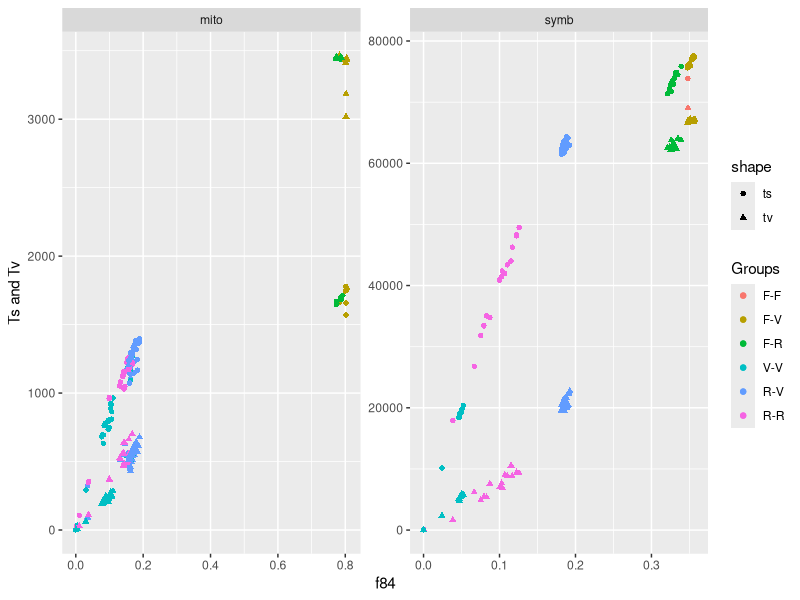
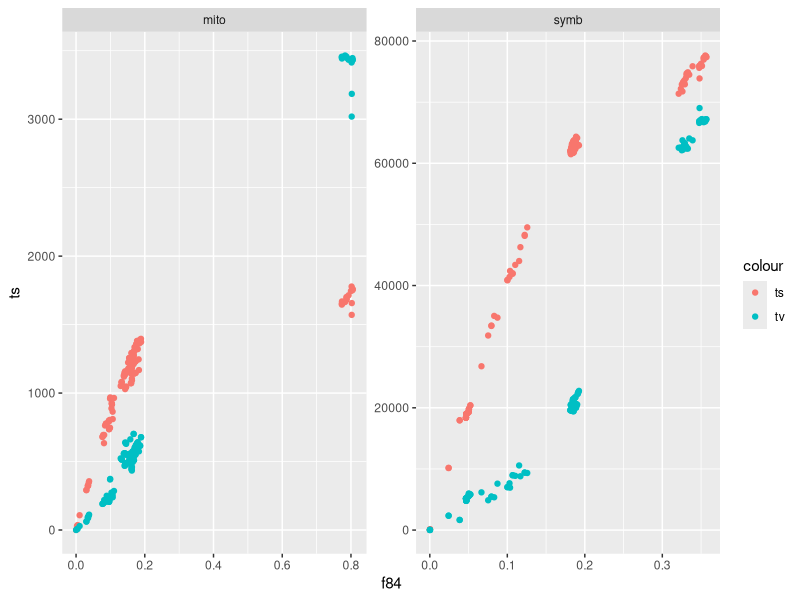
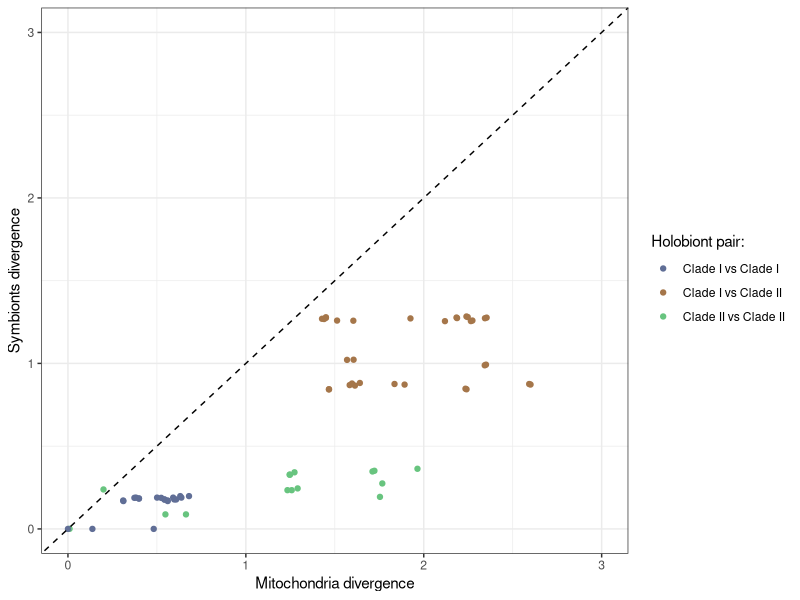
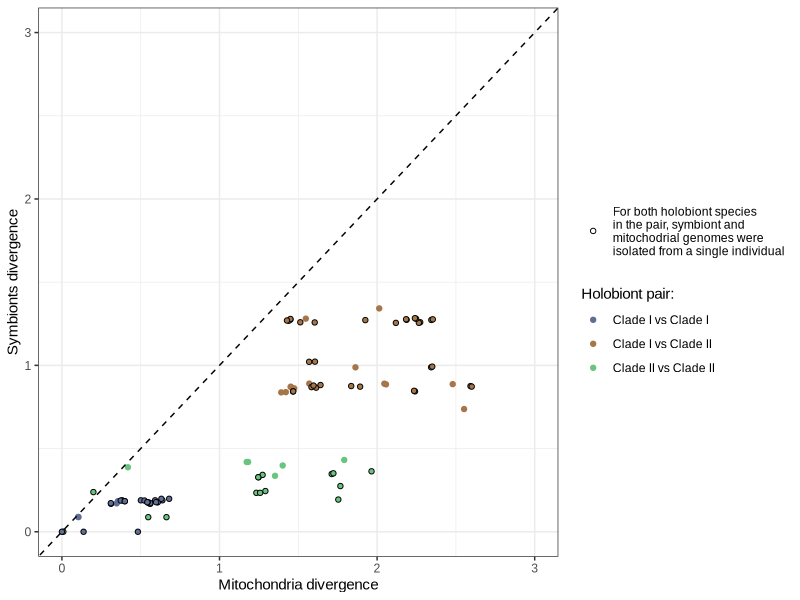
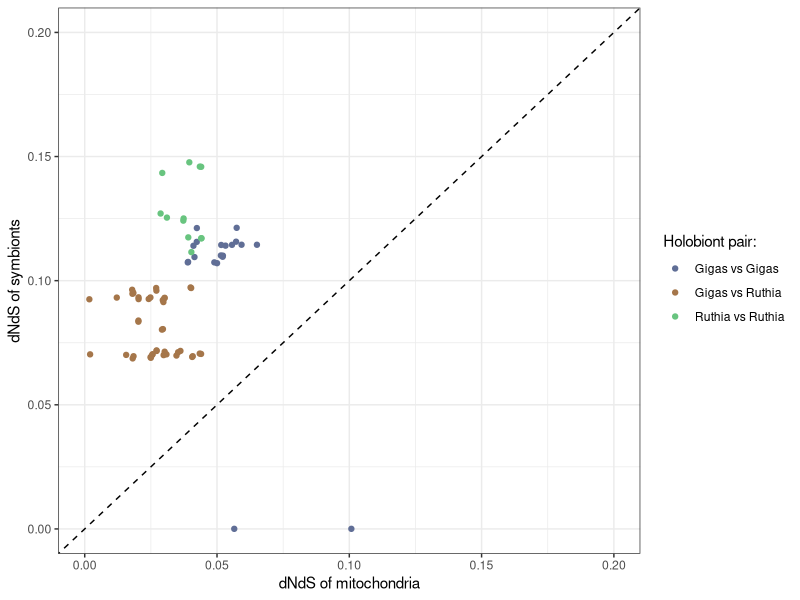
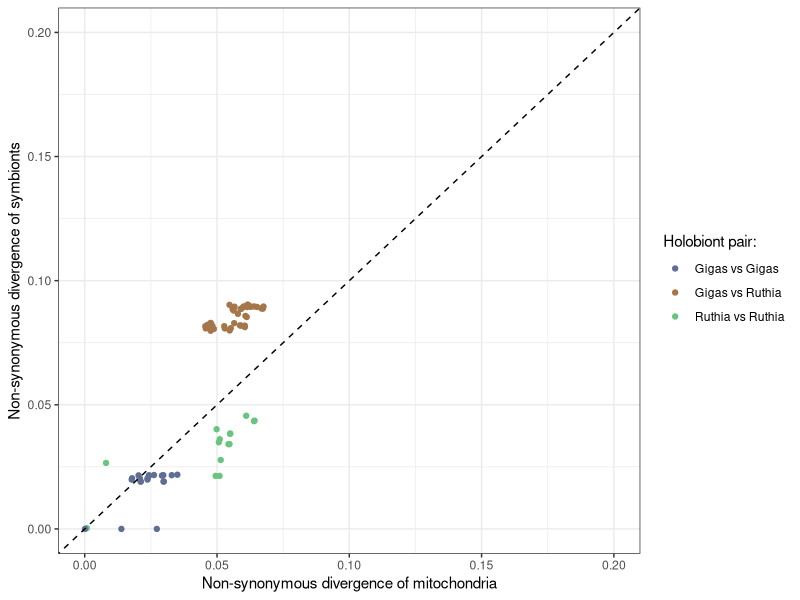
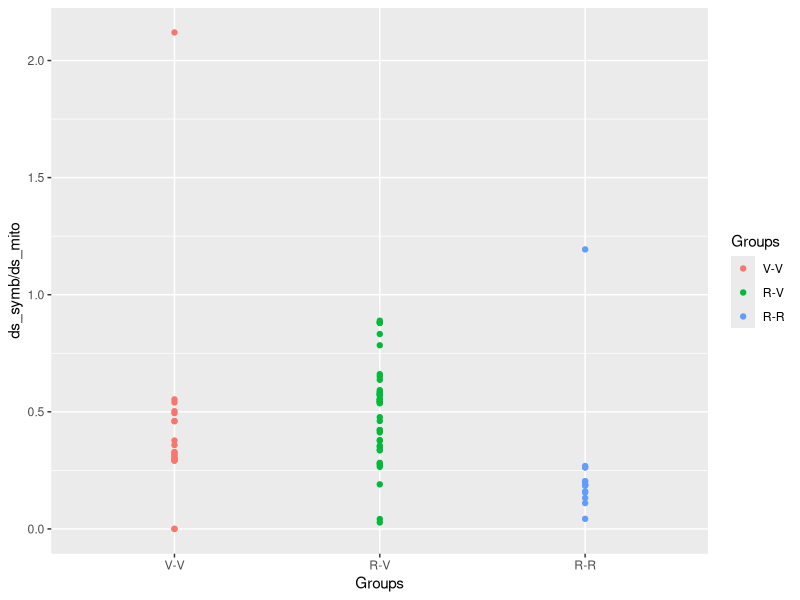
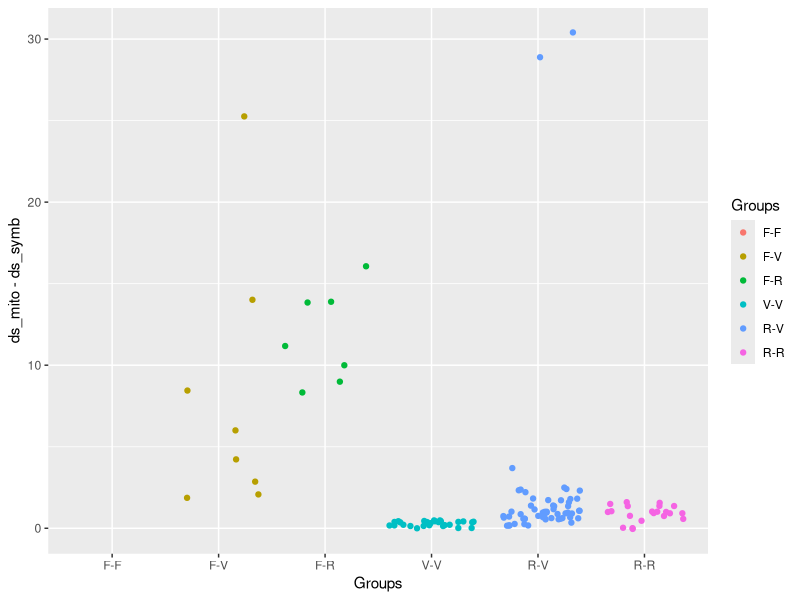

Generate these figures, in order, with R:
## ---- chunk 1
knitr::opts_chunk$set(echo = TRUE)
setwd('./')
setwd("/Users/maeperez/Desktop/VesicSymb_Evolution/dowstream_analyses_and_data")
library('ggplot2')
library(RColorBrewer)
library(dplyr)
library(reshape2)
library("data.table")
library(gridExtra)
library(grid)
R.version
file.path(R.home("bin"), "R")
Sys.getenv('R_HOME')
## ---- chunk 2
path='./'
wide<-read.csv('./dsNuclMito_results.txt',header=T,sep='\t')
Pair=as.factor(wide$X)
wide$X<-NULL
wide$Pair=Pair
# wide=as.data.table(wide)
wide %>% head()
wide$Groups=factor(wide$Groups, level=c('F-F','F-V','F-R','V-V','R-V','R-R'))
known_isolates=c('diagonalis',  'rectimargo', 'gigas1', 'phaseoliformis', 'extenta', 'soyoae1', 'soyoae2', 'gigas2', 'pliocardia', 'fausta',  'southwardae', 'pacifica', 'marissinica')

wide$sameIsolate=as.numeric(strsplit(as.character(wide$Pair),split = "-") %>% sapply( ., "[", 2 ) %in% known_isolates & strsplit(as.character(wide$Pair),split = "-") %>% sapply( ., "[", 1 ) %in% known_isolates)
str(wide)

long=data.table::melt(setDT(wide), id.vars = c('Groups','Pair','sameIsolate'),
          measure.vars = list(c(1,4), c(2,5), c(3,6), c(12,13),c(8,10),c(9,11)),
          variable.name='genome',
          value.name=c('dnds','ds','dn','f84','ts','tv'))

# long=data.table::melt(setDT(wide),id.vars=c('Groups','Pair','sameIsolate'),
#             measure.vars = patterns("dnds_", "ds_","dn_","transition_","transversion_","f84_"),
#             variable.name = 'genome',
#             value.name=c('dnds','ds','dn','ts','tv','f84'),
#             variable.factor = T)

str(long)
long$genome= ifelse(long$genome == 1,'mito','symb')
summary(long)
long$Pair=as.factor(long$Pair)
long$genome=as.factor(long$genome)
long %>% tail()
## ---- chunk 3
# TSTV vs dS in mito and symb

ggplot(long, aes(color=Groups))+
  geom_point(aes(x=f84,y=ts,shape='ts'))+
  geom_point(aes(x=f84,y=tv,shape='tv'))+
  facet_wrap(genome~., scales='free')+
  ylab('Ts and Tv')
# TS/TV free-living close to equal; indicates saturation


ggplot(long)+
  geom_point(aes(x=f84,y=ts,color='ts'))+
  geom_point(aes(x=f84,y=tv,color='tv'))+
  facet_wrap(genome~., scales='free')

## ---- chunk 4
wide %>% head

colors=list(Ve='#606E96',Ru='#68C47F',FL='#E1A79E')

### Symbiont vs mitochondrial divergence highlighting pairs of genomes issued from the same individual hosts, respectively ###

ds_plot=ggplot(subset(wide, Groups %in% c('V-V','R-V','R-R') & sameIsolate == 1),
       aes(x=ds_mito,y=ds_symb,color=Groups))+
  geom_point()+
  geom_abline(slope=1, linetype=2 )+
  scale_x_continuous(limits=c(0,3),name = "Mitochondria divergence")+
  scale_y_continuous(limits=c(0,3), name="Symbionts divergence")+
  scale_color_manual(name="Holobiont pair:",labels=c("Clade I vs Clade I", "Clade I vs Clade II", "Clade II vs Clade II"),values=c('#606E96','#A5764A','#68C47F'))+
  theme_bw()

ds_plot


#### Plot as in manuscript ####

ds_plot=ggplot(data=subset(wide, Groups %in% c('V-V','R-V','R-R') &sameIsolate==1),aes(x=ds_mito,y=ds_symb))+
  # geom_point(data=subset(wide, Groups %in% c('V-V','R-V','R-R') & sameIsolate==0),size=2,shape=19,aes(color=Groups))+
  # geom_point(data=subset(wide, Groups %in% c('V-V','R-V','R-R') & sameIsolate==1),size=2,color='black',shape=21,aes(fill=Groups,shape=factor(sameIsolate)))+
    geom_point(data=subset(wide, Groups %in% c('V-V','R-V','R-R') & sameIsolate==0),aes(x=ds_mito,y=ds_symb,color=Groups,fill=Groups))+
  geom_point(data=subset(wide, Groups %in% c('V-V','R-V','R-R') & sameIsolate==1),aes(x=ds_mito,y=ds_symb,fill=Groups, shape='symb'))+
  geom_abline(slope=1, linetype=2 )+
  scale_x_continuous(limits=c(0,3),name = "Mitochondria divergence")+
  scale_y_continuous(limits=c(0,3), name="Symbionts divergence")+
  scale_fill_manual(name="Holobiont pair:",labels=c("Clade I vs Clade I", "Clade I vs Clade II", "Clade II vs Clade II"),values=c('#606E96','#A5764A','#68C47F'),guide=F)+
  scale_color_manual(name="Holobiont pair:",labels=c("Clade I vs Clade I", "Clade I vs Clade II", "Clade II vs Clade II"),values=c('#606E96','#A5764A','#68C47F'))+
    scale_shape_manual(values=c(21), labels=c('For both holobiont species\nin the pair, symbiont and\nmitochodrial genomes were\nisolated from a single individual'),name='')+
  theme_bw()+
  theme(text=element_text( family="Arial"))

ds_plot

ggsave(file='plot_dsNuclMito.svg',plot=ds_plot,width=5,height=2.665,units='in',dpi=600,device='svg')
## ---- chunk 5
### Less dnds selection in the symbionts than mitochondria
dnds_plot=ggplot(subset(wide, Groups %in% c('V-V','R-V','R-R') & sameIsolate == 1),
       aes(x=dnds_mito,y=dnds_symb,color=Groups))+
  geom_point()+
  # geom_smooth(method='lm',se=F,formula = y ~ x)+
  geom_abline(slope=1, linetype=2 )+
  scale_x_continuous(limits=c(0,0.2),name = "dNdS of mitochondria")+
  scale_y_continuous(limits=c(0,0.2), name="dNdS of symbionts")+
  scale_color_manual(name="Holobiont pair:",labels=c("Gigas vs Gigas", "Gigas vs Ruthia", "Ruthia vs Ruthia"),values=c('#606E96','#A5764A','#68C47F'))+
  theme_bw()
dnds_plot

### Less purifyig selection in the symbionts than mitochondria
dn_plot=ggplot(subset(wide, Groups %in% c('V-V','R-V','R-R') & sameIsolate == 1),
       aes(x=dn_mito,y=dn_symb,color=Groups))+
  geom_point()+
  # geom_smooth(method='lm',se=F,formula = y ~ x)+
  geom_abline(slope=1, linetype=2 )+
  scale_x_continuous(limits=c(0,0.2),name = "Non-synonymous divergence of mitochondria")+
  scale_y_continuous(limits=c(0,0.2), name="Non-synonymous divergence of symbionts")+
  scale_color_manual(name="Holobiont pair:",labels=c("Gigas vs Gigas", "Gigas vs Ruthia", "Ruthia vs Ruthia"),values=c('#606E96','#A5764A','#68C47F'))+
  theme_bw()
dn_plot  

## ---- chunk 6
levels(long$genome)
wilcox.test(ds~genome,data=long,alternative = 'greater')
?wilcox.test
## ---- chunk 7
ggplot(subset(wide, Groups %in% c('V-V','R-V','R-R') & sameIsolate == 1))+
  geom_point(aes(x=Groups,y=ds_symb/ds_mito,color=Groups))

dat=subset(wide, Groups %in% c('V-V','R-R') & sameIsolate == 1)
dat$ratio=dat$ds_symb/dat$ds_mito
library(coin)
# install.packages('coin')
oneway_test(ratio~Groups,data=dat,distribution="exact") # permutation test

wilcox.test(ratio~Groups,data=dat,alternative = 'greater')

## ---- chunk 8
# Difference mito/symb
ggplot(wide)+
  geom_jitter(aes(x=Groups,y=ds_mito-ds_symb,color=Groups))

# quotien mito/symb
ggplot(wide)+
  geom_jitter(aes(x=Groups,y=ds_symb/ds_mito,color=Groups))

## ---- chunk 9
##
ggplot(long, aes(x=ds,y=dnds,color=genome))+
  geom_point(aes(shape=Groups))

ggplot(long, aes(x=ds,y=dnds,color=Groups))+
  geom_point(aes(shape=genome))

dnds_plot=ggplot(subset(wide, Groups %in% c('V-V','R-V','R-R')))+
  geom_point(aes(x=ds_mito,y=dnds_mito,color=Groups, shape='mito'))+
  geom_point(aes(x=ds_symb,y=dnds_symb,color=Groups, shape='symb'))+
  scale_x_continuous(limits=c(0,4),name = "Divergence between pairs")+
  scale_y_continuous(limits=c(0,0.25), name="Genome-wide \u03C9")+
  scale_color_manual(name="Holobiont pair:",labels=c("Gigas vs Gigas", "Gigas vs Ruthia", "Ruthia vs Ruthia"),values=c('#606E96','#A5764A','#68C47F'))+
  scale_shape_manual(values=c(21,19), labels=c('mitochondria','symbionts'),name='')+
  theme_bw()
dnds_plot
